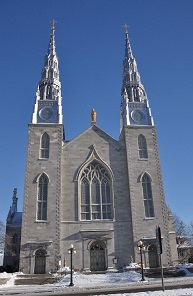
//> input picture images/church01.jpg, 193 x 296 px
$ ./binaryDescriptors   (built with g++ and OpenCV 4)
//> lines starting //> are read from the running program, lines starting //| are printed output that depends on the picture
// [17 lines of licence text are left out]

#include <iostream>
#include <vector>
#include <opencv2/core.hpp>
#include <opencv2/imgproc.hpp>
#include <opencv2/highgui.hpp>
#include <opencv2/features2d.hpp>
#include <opencv2/objdetect.hpp>
#include <opencv2/xfeatures2d.hpp>

int main()
{
	// image matching

	// 1. Read input images
	cv::Mat image1= cv::imread("church01.jpg",CV_LOAD_IMAGE_GRAYSCALE);
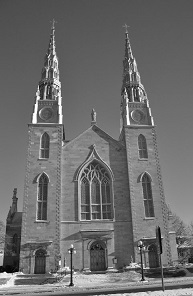
//> image1: 296 rows x 193 cols, CV_8UC1; min 0, max 255, mean 107.8
	cv::Mat image2= cv::imread("church02.jpg",CV_LOAD_IMAGE_GRAYSCALE);
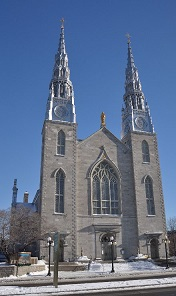
//> input picture images/church02.jpg, 176 x 296 px
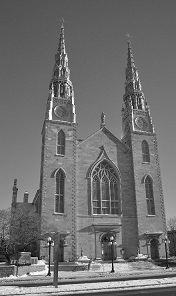
//> image2: 296 rows x 176 cols, CV_8UC1; min 0, max 255, mean 111.3

	// 2. Define keypoint vectors and descriptors
	std::vector<cv::KeyPoint> keypoints1;
	std::vector<cv::KeyPoint> keypoints2;
	cv::Mat descriptors1;
	cv::Mat descriptors2;

	// 3. Define feature detector/descriptor
	// Construct the ORB feature object
	cv::Ptr<cv::Feature2D> feature =
		cv::ORB::create(60);
	//   cv::BRISK::create(80);

	// 4. Keypoint detection and description
	// Detect the ORB features
	feature->detectAndCompute(image1, cv::noArray(), keypoints1, descriptors1);
//> keypoints1 = 54 keypoints; strongest (x, y, size): (33, 122, 31), (61, 122, 31), (128, 124, 31), (58, 86, 31)
	feature->detectAndCompute(image2, cv::noArray(), keypoints2, descriptors2);
//> keypoints2 = 50 keypoints; strongest (x, y, size): (50, 117, 31), (48, 243, 31), (40, 259, 31), (50, 116, 37.2)

	// Draw feature points
	cv::Mat featureImage;
	cv::drawKeypoints(image1,keypoints1,featureImage,cv::Scalar(255,255,255),cv::DrawMatchesFlags::DRAW_RICH_KEYPOINTS);
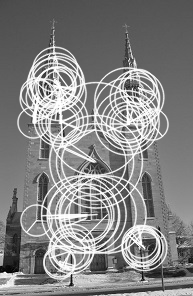
//> featureImage: 296 rows x 193 cols, CV_8UC3; min 0, max 255, mean 131.7

    // Display the corners
	cv::namedWindow("ORB");
	cv::imshow("ORB",featureImage);

	std::cout << "Number of ORB keypoints (image 1): " << keypoints1.size() << std::endl;
//| Number of ORB keypoints (image 1): 54
	std::cout << "Number of ORB keypoints (image 2): " << keypoints2.size() << std::endl;
//| Number of ORB keypoints (image 2): 50

	// to describe with FREAK (use with BRISK)
	// feature = cv::xfeatures2d::FREAK::create();
	// feature->compute(image1, keypoints1, descriptors1);
	// feature->compute(image1, keypoints2, descriptors2);

   // Construction of the matcher
   cv::BFMatcher matcher(
	   cv::NORM_HAMMING); // always use hamming norm
                          // for binary descriptors
   // Match the two image descriptors
   std::vector<cv::DMatch> matches;
   matcher.match(descriptors1,descriptors2, matches);
//> matches = 54 matches

   // draw matches
   cv::Mat imageMatches;
   cv::drawMatches(
     image1,keypoints1, // 1st image and its keypoints
     image2,keypoints2, // 2nd image and its keypoints
     matches,           // the matches
     imageMatches,      // the image produced
     cv::Scalar(255,255,255),  // color of lines
     cv::Scalar(255,255,255),  // color of points
	 std::vector< char >(),    // masks if any
	 cv::DrawMatchesFlags::NOT_DRAW_SINGLE_POINTS | cv::DrawMatchesFlags::DRAW_RICH_KEYPOINTS);
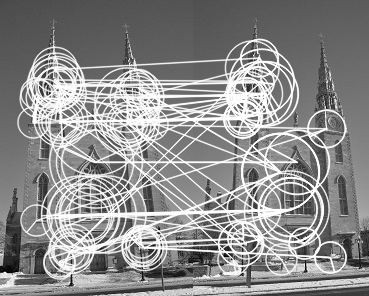
//> imageMatches: 296 rows x 369 cols, CV_8UC3; min 0, max 255, mean 140.1

    // Display the image of matches
   cv::namedWindow("ORB Matches");
   cv::imshow("ORB Matches", imageMatches);
//   cv::namedWindow("FREAK Matches");
//   cv::imshow("FREAK Matches", imageMatches);

	std::cout << "Number of matches: " << matches.size() << std::endl;
//| Number of matches: 54

   cv::waitKey();
   return 0;
}
